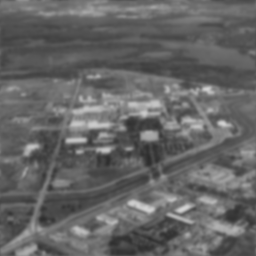
#> input picture lab6/code/Q6_2.tif, 256 x 256 px, shrunk from 480 x 480 before the run
$ python Image_Restoration.py
#> lines starting #> are read from the running program, lines starting #| are printed output that depends on the picture
import time
from PIL import Image
import numpy as np
import cv2
import math

def full_inverse_filter(input_image,k):
    input_image_DFT=np.fft.fft2(input_image)
    input_image_center=np.fft.fftshift(input_image_DFT)
    row,col=input_image_center.shape
    H=np.zeros([row,col],dtype=np.complex128)
    for i in range (0,row):
        for j in range(0,col):
            d=np.power(i-row/2,2)+np.power(j-col/2,2)
            H[i,j]=np.exp(-(k*(np.power(d,5/6))))
    output_image=input_image_center/H
    output_image=np.fft.ifftshift(np.fft.ifft2(output_image))
    output_image=np.real(output_image)

    a=np.max(output_image)
    b=np.min(output_image)
    for i in range(0,output_image.shape[0]):
        for j in range(0,output_image.shape[1]):
            output_image[i,j]=int((output_image[i,j]-b)*255/(a-b))

    output_image=np.array(output_image,dtype=np.uint8)
    return output_image

def limited_inverse_filter(input_image,radius,k,order):
    input_image_DFT=np.fft.fft2(input_image)
    input_image_center=np.fft.fftshift(input_image_DFT)
    row,col=input_image_center.shape

    H=np.zeros([row,col],dtype=np.complex128)
    for i in range (0,row):
        for j in range(0,col):
            d=np.power(i-row/2,2)+np.power(j-col/2,2)
            H[i,j]=np.exp(-(k*(np.power(d,5/6))))

    #Butterworth lowpass filter
    H_Butterworth=np.zeros([row,col],dtype=np.complex128)
    for i in range (0,row):
        for j in range(0,col):
            d=np.power(i-row/2,2)+np.power(j-col/2,2)
            H_Butterworth[i,j]=1/(1+np.power(d/(np.power(radius,2)),order))

    output_image=input_image_center*H_Butterworth/H

    output_image=np.fft.ifft2(np.fft.ifftshift(output_image))
    output_image=np.real(output_image)

    a=np.max(output_image)
    b=np.min(output_image)
    for i in range(0,output_image.shape[0]):
        for j in range(0,output_image.shape[1]):
            output_image[i,j]=int((output_image[i,j]-b)*255/(a-b))

    output_image=np.array(output_image,dtype=np.uint8)
    return output_image


def Wiener_filter(input_image,K):
    input_image_DFT=np.fft.fft2(input_image)
    input_image_center=np.fft.fftshift(input_image_DFT)

    row,col=input_image_center.shape

    H=np.zeros([row,col],dtype=np.complex128)
    for i in range (0,row):
        for j in range(0,col):
            d=np.power(i-row/2,2)+np.power(j-col/2,2)
            H[i,j]=np.exp(-(0.0025*(np.power(d,5/6))))

    buf=np.conj(H)*H
    output_image=input_image_center/H*(buf/(buf+K))

    output_image=np.fft.ifft2(np.fft.ifftshift(output_image))
    output_image=np.real(output_image)

    a=np.max(output_image)
    b=np.min(output_image)
    for i in range(0,output_image.shape[0]):
        for j in range(0,output_image.shape[1]):
            output_image[i,j]=int((output_image[i,j]-b)*255/(a-b))

    output_image=np.array(output_image,dtype=np.uint8)
    return output_image


if  __name__=='__main__':
    img=cv2.imread('Q6_2.tif',cv2.IMREAD_GRAYSCALE)
#> img is the input picture: shape (256, 256); min 44, max 211, mean 101.2
    cv2.imshow('Q6_2',img)

    time_start = time.perf_counter()
    out1=full_inverse_filter(img,0.0025)
#> in full_inverse_filter, `output_image=np.real(output_image)`:
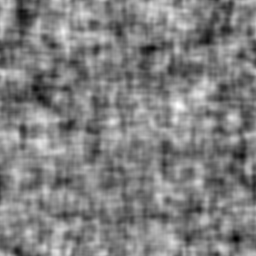
#> output_image: shape (256, 256) float64; min -98285.3, max 94187.6, mean -1574.2; drawn with min black and max white
#> in full_inverse_filter, `a=np.max(output_image)`: a = 94187.6
#> in full_inverse_filter, `b=np.min(output_image)`: b = -98285.3
    time_end = time.perf_counter()
    run_time = time_end - time_start
    print("运行时长：", run_time)
    cv2.imshow('Q6_2_restore_full_inverse_filter',out1)
    savedimage1=Image.fromarray(out1)
    savedimage1.save('Q6_2_restore_full_inverse_filter.tif')

    out2_40_10=limited_inverse_filter(img,40,0.0025,10)
#> in limited_inverse_filter, `output_image=np.real(output_image)`:
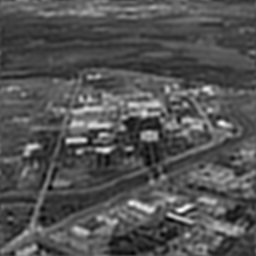
#> output_image: shape (256, 256) float64; min 20.88, max 266.6, mean 101.2; drawn with min black and max white
#> in limited_inverse_filter, `a=np.max(output_image)`: a = 266.6
#> in limited_inverse_filter, `b=np.min(output_image)`: b = 20.88
    cv2.imshow('Q6_2_restore_limited_inverse_filter_40_10',out2_40_10)
    savedimage2_40_10=Image.fromarray(out2_40_10)
    savedimage2_40_10.save('Q6_2_restore_limited_inverse_filter_40_10.tif')

    out2_30_10=limited_inverse_filter(img,30,0.0025,10)
#> call 2 of limited_inverse_filter, with radius = 30, k = 0.0025, order = 10
#> in limited_inverse_filter (call 2), `a=np.max(output_image)`: a = 242.6
#> in limited_inverse_filter (call 2), `b=np.min(output_image)`: b = 30.85
#> after the loop in limited_inverse_filter (call 2), `for i in range(0,output_image.shape[0]):`:
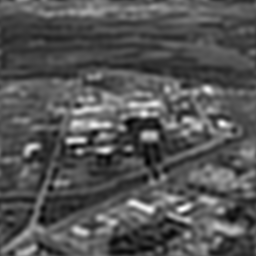
#> output_image: shape (256, 256) float64; min 0, max 254, mean 84.2
    cv2.imshow('Q6_2_restore_limited_inverse_filter_30_10',out2_30_10)
    savedimage2_30_10=Image.fromarray(out2_30_10)
    savedimage2_30_10.save('Q6_2_restore_limited_inverse_filter_30_10.tif')

    out2_50_10=limited_inverse_filter(img,50,0.0025,10)
    cv2.imshow('Q6_2_restore_limited_inverse_filter_50_10',out2_50_10)
    savedimage2_50_10=Image.fromarray(out2_50_10)
    savedimage2_50_10.save('Q6_2_restore_limited_inverse_filter_50_10.tif')

    out2_60_10=limited_inverse_filter(img,60,0.0025,10)
#> call 4 of limited_inverse_filter, with radius = 60, k = 0.0025, order = 10
#> in limited_inverse_filter (call 4), `output_image=np.real(output_image)`:
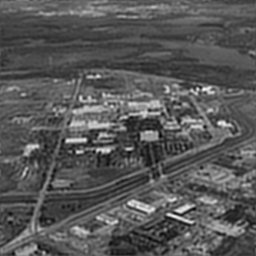
#> output_image: shape (256, 256) float64; min 8.94, max 276.1, mean 101.2; drawn with min black and max white
#> in limited_inverse_filter (call 4), `a=np.max(output_image)`: a = 276.1
#> in limited_inverse_filter (call 4), `b=np.min(output_image)`: b = 8.94
    cv2.imshow('Q6_2_restore_limited_inverse_filter_60_10',out2_60_10)
    savedimage2_60_10=Image.fromarray(out2_60_10)
    savedimage2_60_10.save('Q6_2_restore_limited_inverse_filter_60_10.tif')

    out2_70_10=limited_inverse_filter(img,70,0.0025,10)
    cv2.imshow('Q6_2_restore_limited_inverse_filter_70_10',out2_70_10)
    savedimage2_70_10=Image.fromarray(out2_70_10)
    savedimage2_70_10.save('Q6_2_restore_limited_inverse_filter_70_10.tif')

    out2_80_10=limited_inverse_filter(img,80,0.0025,10)
#> in limited_inverse_filter (call 6), `output_image=np.real(output_image)`:
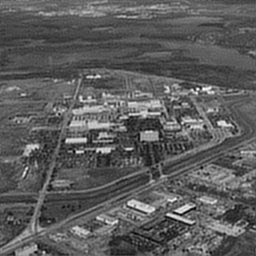
#> output_image: shape (256, 256) float64; min 1.42, max 274.8, mean 101.2; drawn with min black and max white
#> in limited_inverse_filter (call 6), `a=np.max(output_image)`: a = 274.8
#> in limited_inverse_filter (call 6), `b=np.min(output_image)`: b = 1.42
    cv2.imshow('Q6_2_restore_limited_inverse_filter_80_10',out2_80_10)
    savedimage2_80_10=Image.fromarray(out2_80_10)
    savedimage2_80_10.save('Q6_2_restore_limited_inverse_filter_80_10.tif')

    out2_60_5=limited_inverse_filter(img,60,0.0025,5)
    cv2.imshow('Q6_2_restore_limited_inverse_filter_60_5',out2_60_5)
    savedimage2_60_5=Image.fromarray(out2_60_5)
    savedimage2_60_5.save('Q6_2_restore_limited_inverse_filter_60_5.tif')

    time_start1 = time.perf_counter()
    out2_60_10=limited_inverse_filter(img,60,0.0025,10)
    time_end1 = time.perf_counter()
    run_time1 = time_end1 - time_start1
    print("运行时长：", run_time1)
    cv2.imshow('Q6_2_restore_limited_inverse_filter_60_10',out2_60_10)
    savedimage2_60_10=Image.fromarray(out2_60_10)
    savedimage2_60_10.save('Q6_2_restore_limited_inverse_filter_60_10.tif')

    out2_60_15=limited_inverse_filter(img,60,0.0025,15)
    cv2.imshow('Q6_2_restore_limited_inverse_filter_60_15',out2_60_15)
    savedimage2_60_15=Image.fromarray(out2_60_15)
    savedimage2_60_15.save('Q6_2_restore_limited_inverse_filter_60_15.tif')

    out2_60_20=limited_inverse_filter(img,60,0.0025,20)
    cv2.imshow('Q6_2_restore_limited_inverse_filter_60_20',out2_60_20)
    savedimage2_60_20=Image.fromarray(out2_60_20)
    savedimage2_60_20.save('Q6_2_restore_limited_inverse_filter_60_20.tif')

    out3_1=Wiener_filter(img,0.0025)
#> in Wiener_filter, `a=np.max(output_image)`: a = 270.4
#> in Wiener_filter, `b=np.min(output_image)`: b = 9.46
    cv2.imshow('Q6_2_restore_Wiener_filter_0.0025',out3_1)
    savedimage3_1=Image.fromarray(out3_1)
    savedimage3_1.save('Q6_2_restore_Wiener_filter_0.0025.tif')

    out3_2=Wiener_filter(img,0.1)
    cv2.imshow('Q6_2_restore_Wiener_filter_0.1',out3_2)
    savedimage3_2=Image.fromarray(out3_2)
    savedimage3_2.save('Q6_2_restore_Wiener_filter_0.1.tif')

    out3_3=Wiener_filter(img,0.01)
    cv2.imshow('Q6_2_restore_Wiener_filter_0.01',out3_3)
    savedimage3_3=Image.fromarray(out3_3)
    savedimage3_3.save('Q6_2_restore_Wiener_filter_0.01.tif')

    time_start2 = time.perf_counter()
    out3_4=Wiener_filter(img,0.001)
    time_end2 = time.perf_counter()
    run_time2 = time_end2 - time_start2
    print("运行时长：", run_time2)
    cv2.imshow('Q6_2_restore_Wiener_filter_0.001',out3_4)
    savedimage3_4=Image.fromarray(out3_4)
    savedimage3_4.save('Q6_2_restore_Wiener_filter_0.001.tif')

    out3_5=Wiener_filter(img,0.0001)
    cv2.imshow('Q6_2_restore_Wiener_filter_0.0001',out3_5)
    savedimage3_5=Image.fromarray(out3_5)
    savedimage3_5.save('Q6_2_restore_Wiener_filter_0.0001.tif')

    out3_6=Wiener_filter(img,0.00001)
#> in Wiener_filter (call 6), `output_image=np.real(output_image)`:
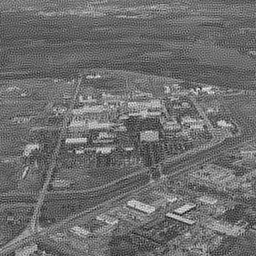
#> output_image: shape (256, 256) float64; min -66.54, max 324.8, mean 101.2; drawn with min black and max white
#> in Wiener_filter (call 6), `a=np.max(output_image)`: a = 324.8
#> in Wiener_filter (call 6), `b=np.min(output_image)`: b = -66.54
    cv2.imshow('Q6_2_restore_Wiener_filter_0.00001',out3_6)
    savedimage3_6=Image.fromarray(out3_6)
    savedimage3_6.save('Q6_2_restore_Wiener_filter_0.00001.tif')

    cv2.waitKey(0)

$ run again, with lab6/code/Q6_1_3.tiff saved as lab6/code/Q6_2.tif
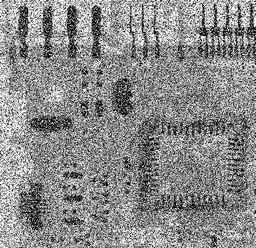
#> input picture lab6/code/Q6_1_3.tiff, 256 x 248 px, shrunk from 455 x 440 before the run
#> img is the input picture: shape (248, 256); min 0, max 255, mean 138.2
#> in full_inverse_filter, `a=np.max(output_image)`: a = 5539547.6
#> in full_inverse_filter, `b=np.min(output_image)`: b = -6225929.8
#> in limited_inverse_filter, `a=np.max(output_image)`: a = 319.2
#> in limited_inverse_filter, `b=np.min(output_image)`: b = -55.87
#> in Wiener_filter, `a=np.max(output_image)`: a = 1132.2
#> in Wiener_filter, `b=np.min(output_image)`: b = -931.1
#> in Wiener_filter (call 3), `output_image=np.real(output_image)`:
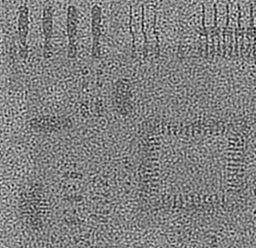
#> output_image: shape (248, 256) float64; min -404.5, max 664.5, mean 136.8; drawn with min black and max white
#> in Wiener_filter (call 3), `a=np.max(output_image)`: a = 664.5
#> in Wiener_filter (call 3), `b=np.min(output_image)`: b = -404.5
#> in Wiener_filter (call 6), `output_image=np.real(output_image)`:
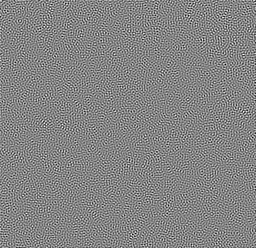
#> output_image: shape (248, 256) float64; min -14424.9, max 13598.8, mean 138.2; drawn with min black and max white
#> in Wiener_filter (call 6), `a=np.max(output_image)`: a = 13598.8
#> in Wiener_filter (call 6), `b=np.min(output_image)`: b = -14424.9
